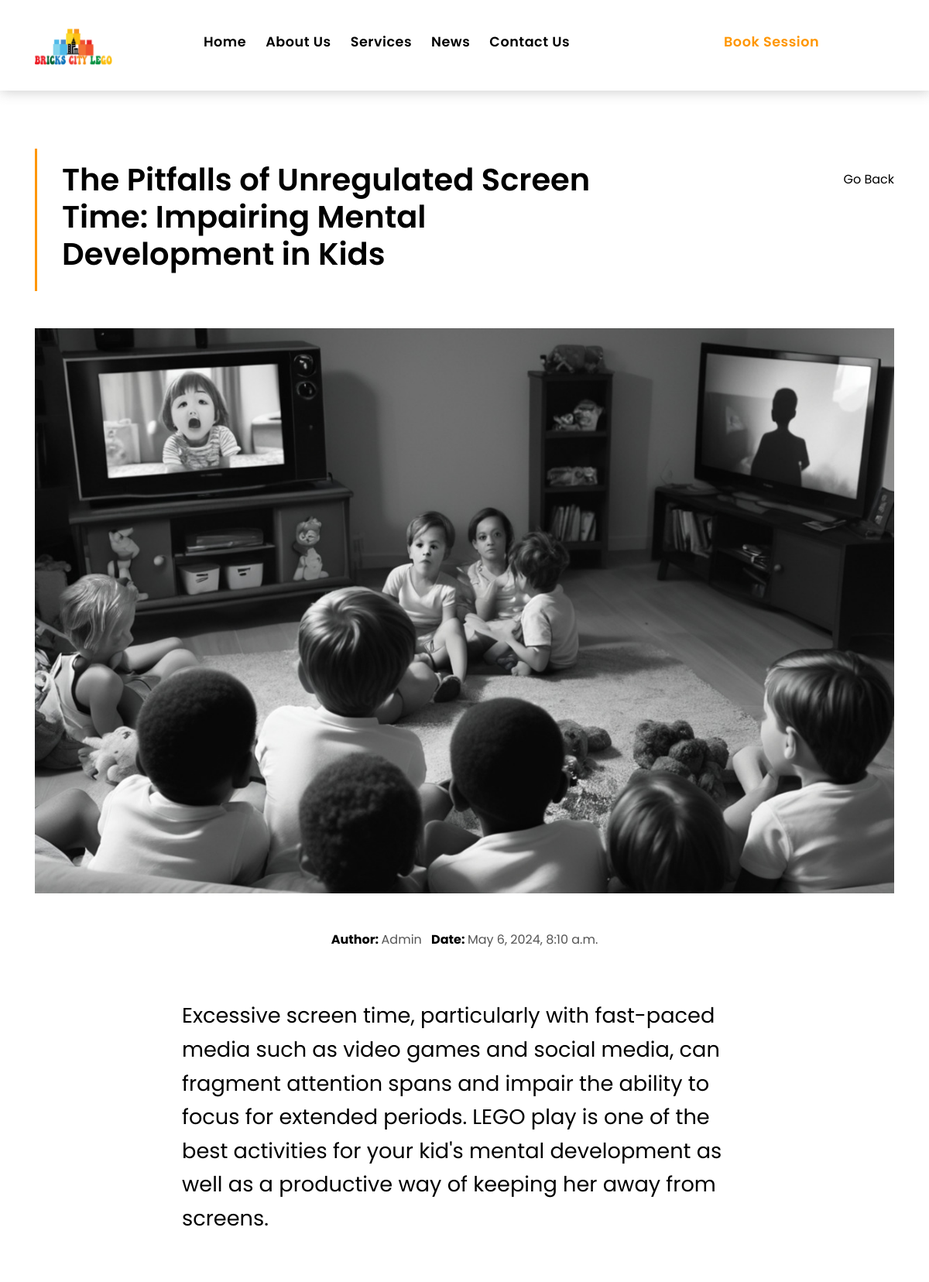
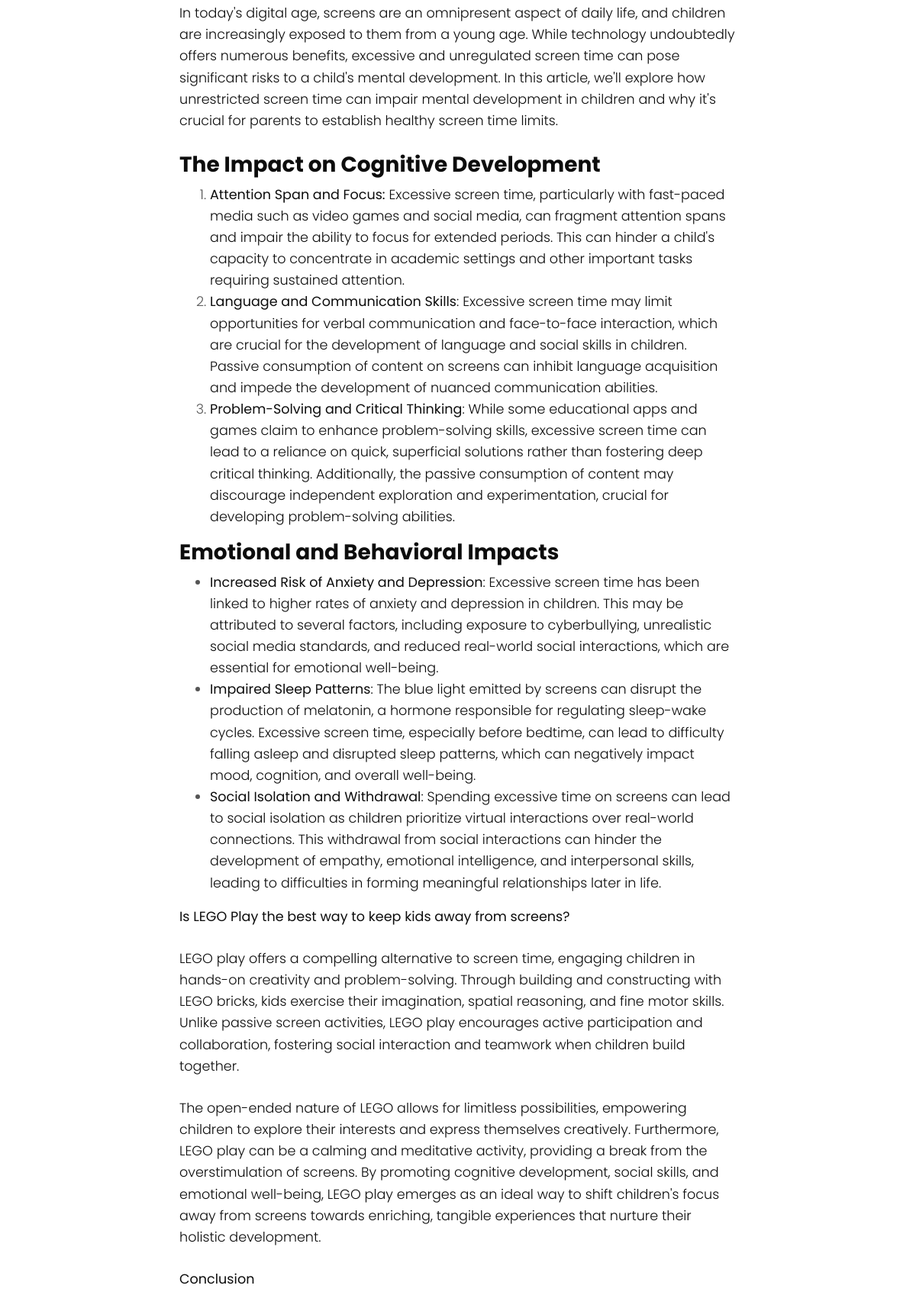
The app's page /single-blog/10 (upper part) with its own data (2 pictures, top to bottom).
### BrickCity/models.py (models this page shows, shortened)
class MyPost(models.Model):
    title = models.CharField(max_length=200, blank=True, null=True)
    intro = models.CharField(max_length=1000, blank=True, null=True)
    body = RichTextField(blank=True, null=True)
    author = models.CharField(default='Admin', max_length=20, blank=True, null=True)
    featured_image = models.ImageField(upload_to='posts/', blank=True, null=True)
    date_created = models.DateTimeField(auto_now_add=True)

### BrickCity/views.py (the view)
# urls.py: path('single-blog/<id>', views.single_blog, name='single_blog'),
def single_blog(request, id):
    post = MyPost.objects.get(id=id)
    context = {'post': post}
    return render(request, 'bricks/single-blog.html', context)

### BrickCity/templates/bricks/single-blog.html
{% extends 'bricks/base.html' %}
{% load static %}
{% block main %}
  <section class="intro-single">
    <div class="container">
      <div class="row">
        <div class="col-md-12 col-lg-8">
          <div class="title-single-box">
            <h1 class="title-single">{{ post.title }}</h1>
          </div>
        </div>
          <div class="col-md-12 col-lg-4">
          <nav aria-label="breadcrumb" class="breadcrumb-box d-flex justify-content-lg-end">
            <ol class="breadcrumb">
              <li class="breadcrumb-item">
                <a href="{% url 'blog' %}">Go Back</a>
              </li>
            </ol>
          </nav>
        </div>
      </div>
    </div>
  </section>
  <section class="news-single nav-arrow-b">
    <div class="container">
      <div class="row">
        <div class="col-sm-12">
          <div class="news-img-box">
            <img src="{{ post.featured_image.url }}" alt="" width="100%" height="70%" class="img-fluid">
          </div>
        </div>
        <div class="col-md-10 offset-md-1 col-lg-8 offset-lg-2">
          <div class="post-information">
            <ul class="list-inline text-center color-a">
              <li class="list-inline-item mr-2">
                <strong>Author: </strong>
                <span class="color-text-a">{{ post.author}}</span>
              </li>
              <li class="list-inline-item">
                <strong>Date: </strong>
                  <span class="color-text-a">{{ post.date_created }} </span>
              </li>
            </ul>
          </div>
          <div class="post-content color-text-a">
            <p class="post-intro">
              {{ post.intro }}
            </p>
            <p>
              {{ post.body|safe }}
            </p>
          </div>
      </div>
    </div>
  </section>
{% endblock %}

### static/bricks/css/style.css (style rules this page uses)
html { scroll-behavior: smooth; }
body { font-family: 'Poppins', sans-serif; color: #555555; }
h1, h2, h3, h4, h5, h6 { color: #000000; }
a { color: #000000; transition: all .5s ease; }
.color-a { color: #000000; }
.color-text-a { color: #555555; }
.intro-single { padding: 12rem 0 3rem; }
.intro-single .title-single-box { padding: 1rem 0 1rem 2rem; }
.intro-single .title-single-box { border-left: 3px solid #ff9600; }
.intro-single .title-single-box .title-single { font-weight: 600; font-size: 2.2rem; }
.intro-single .breadcrumb-box { padding: 1rem 0 0 .5rem; }
.intro-single .breadcrumb { background-color: transparent; padding-right: 0; padding-left: 0; }
.post-information { padding: 3rem 0; }
.post-content { font-size: 1.1rem; font-weight: 300; line-height: 1.6; }
.post-content .post-intro { font-size: 1.7rem; font-weight: 300; margin-bottom: 4rem; line-height: 1.6; color: #000000; font-weight: 400; }
.post-content p { margin-bottom: 1.7rem; }
@media (min-width: 576px) { .title-single { font-size: 1rem; } }
@media (min-width: 768px) { .intro-single .title-single-box .title-single { font-size: 2.1rem; } }
@media (min-width: 992px) { .intro-single .title-single-box .title-single { font-size: 2.5rem; } }

### records on screen
MyPost: title "The Pitfalls of Unregulated Screen Time: Impairing Mental Development in Kids", featured_image (picture), author "Admin", date_created "May 6, 2024, 8:10 a.m.", intro "Excessive screen time, particularly with fast-paced media such as video games and social media, can fragment attention spans and impair the ability to focus for extended periods. LEGO play is one of the best activities for your kid's mental development as well as a productive way of keeping her away from screens.", body "In today's digital age, screens are an omnipresent aspect of daily life, and children are increasingly exposed to them from a young age. While technology undoubtedly offers numerous benefits, excessive and unregulated screen time can pose significant risks to a child's mental development. In this article, we'll explore how unrestricted screen time can impair mental development in children and why it's crucial for parents to establish healthy screen time limits. The Impact on Cognitive Development Attention Span and Focus: Excessive screen time, particularly with fast-paced media such as video games and social media, can fragment attention spans and impair the ability to focus for extended…"
